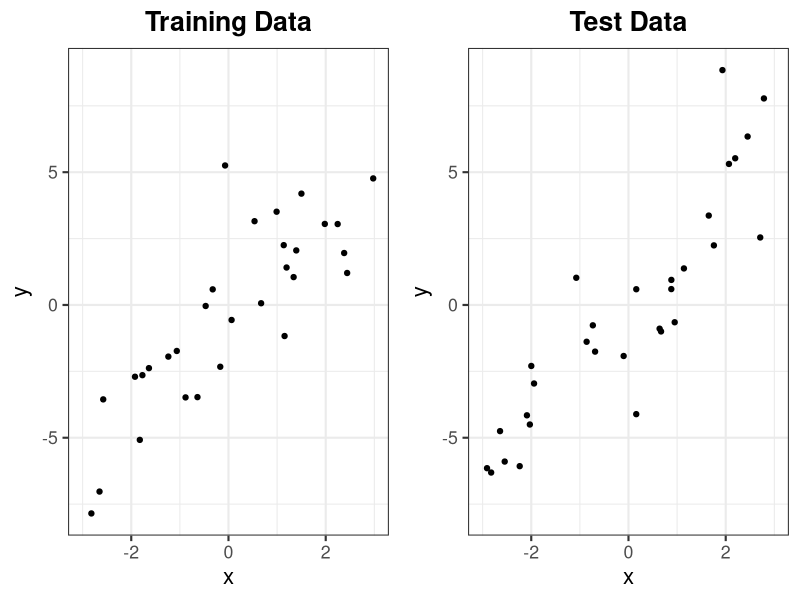
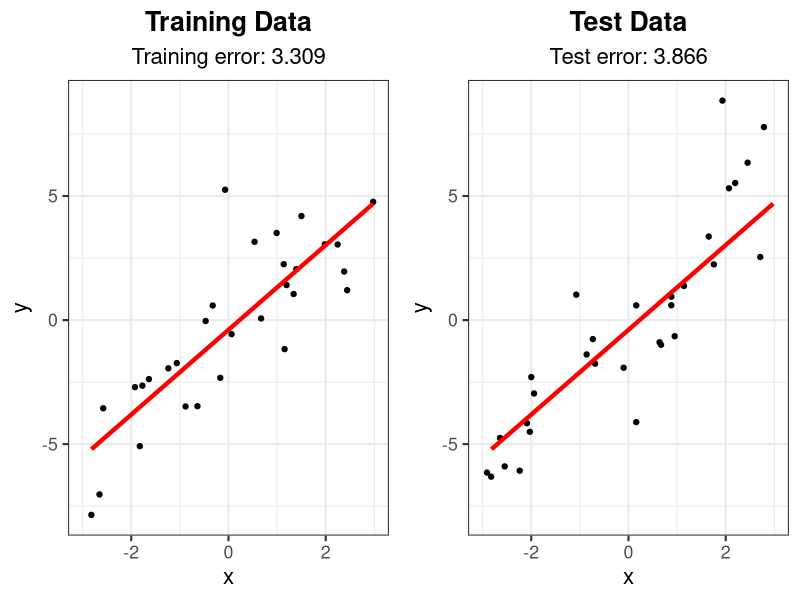
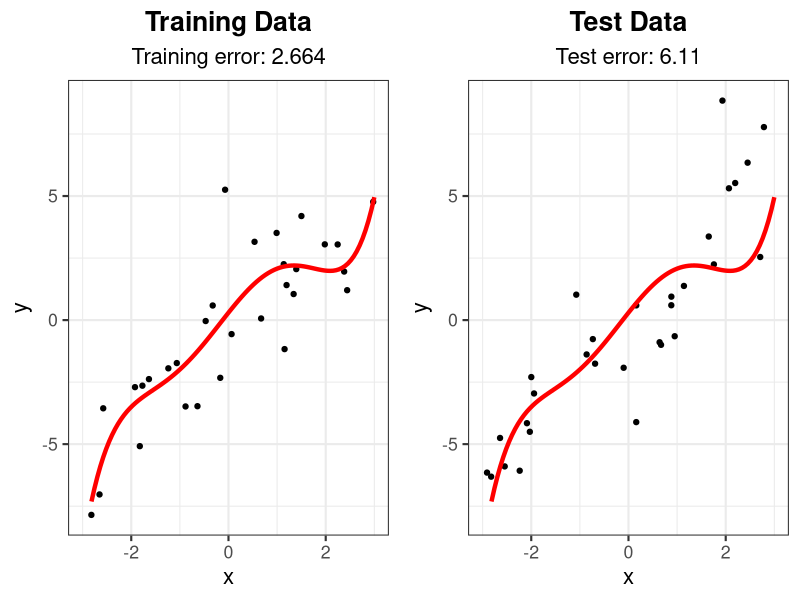
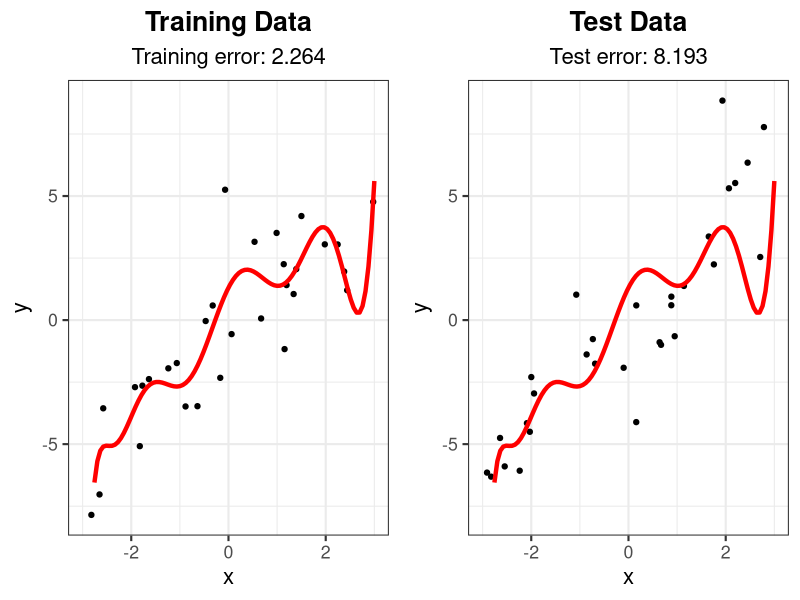
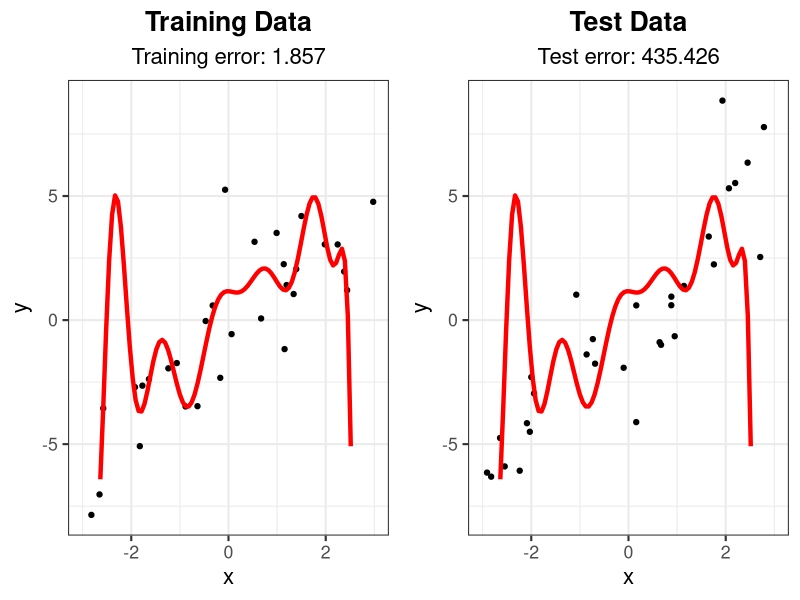
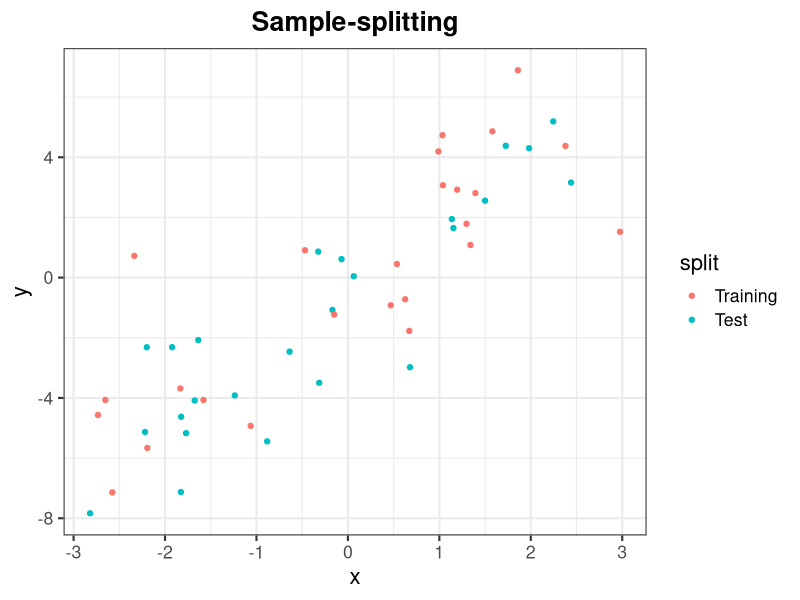
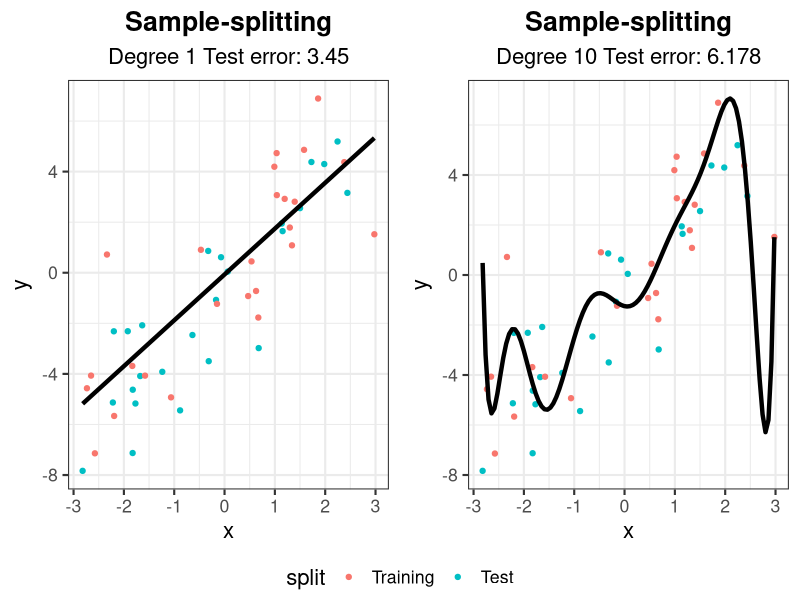
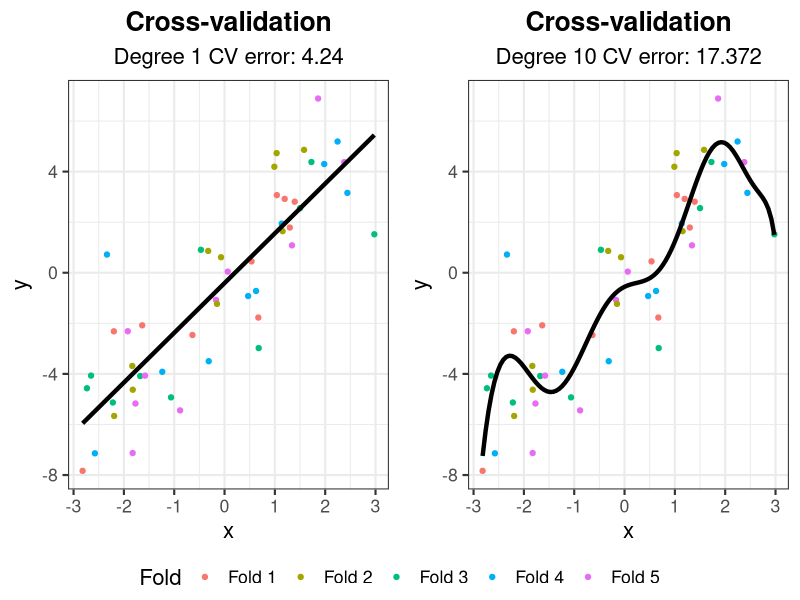

These figures' R source, in order:
## ---- chunk 1
options(htmltools.dir.version = FALSE)
knitr::opts_chunk$set(comment = "##")
knitr::opts_chunk$set(cache = TRUE)
knitr::opts_chunk$set(error = TRUE)
library(kableExtra)
library(tidyverse)
## ---- chunk 2
library(ggpubr)
# generate data
set.seed(302)
n <- 30
x <- sort(runif(n, -3, 3))
y <- 2*x + 2*rnorm(n)
x_test <- sort(runif(n, -3, 3))
y_test <- 2*x_test + 2*rnorm(n)
df_train <- data.frame("x" = x, "y" = y)
df_test <- data.frame("x" = x_test, "y" = y_test)

# store a theme
my_theme <- theme_bw(base_size = 16) + 
  theme(plot.title = element_text(hjust = 0.5, face = "bold"),
        plot.subtitle = element_text(hjust = 0.5))

# generate plots
g_train <- ggplot(df_train, aes(x = x, y = y)) + geom_point() +
  xlim(-3, 3) + ylim(min(y, y_test), max(y, y_test)) + 
  labs(title = "Training Data") + my_theme
g_test <- ggplot(df_test, aes(x = x, y = y)) + geom_point() +
  xlim(-3, 3) + ylim(min(y, y_test), max(y, y_test)) + 
  labs(title = "Test Data") + my_theme
ggarrange(g_train, g_test) # from ggpubr, to put side-by-side
## ---- chunk 3
# Fit linear model and calculate training error
lm_fit <- lm(y ~ x, data = df_train)
yhat_train <- predict(lm_fit)
# (y_i - yhat_i)^2
train_err <- mean((df_train$y - yhat_train)^2)

# Calculate testing error
yhat_test <- predict(lm_fit, data.frame(x = df_test$x))
test_err <- mean((df_test$y - yhat_test)^2)

# Add linear model and error text to plot
g_train2 <- g_train + 
  labs(subtitle = paste("Training error:", round(train_err, 3))) +
  geom_line(aes(y = fitted(lm_fit)), col = "red", lwd = 1.5)
g_test2 <- g_test + 
  labs(subtitle = paste("Test error:", round(test_err, 3))) +
  geom_line(aes(y = fitted(lm_fit), x = df_train$x), col = "red", lwd = 1.5)

ggarrange(g_train2, g_test2)
## ---- chunk 4
# Fit 5 degree polynomial and calculate training error
lm_fit_5 <- lm(y ~ poly(x, 5), data = df_train)
yhat_train_5 <- predict(lm_fit_5)
train_err_5 <- mean((df_train$y - yhat_train_5)^2)

# Calculate testing error
yhat_test_5 <- predict(lm_fit_5, data.frame(x = df_test$x))
test_err_5 <- mean((df_test$y - yhat_test_5)^2)

# Create smooth line for plotting
x_fit <- data.frame(x = seq(-3, 3, length = 100))
line_fit <- data.frame(x = x_fit, y = predict(lm_fit_5, newdata = x_fit))
                       
# Add linear model and error text to plot
g_train3 <- g_train + 
  labs(subtitle = paste("Training error:", round(train_err_5, 3))) +
  geom_line(data = line_fit, aes(y = y, x = x), col = "red", lwd = 1.5)
g_test3 <- g_test + 
  labs(subtitle = paste("Test error:", round(test_err_5, 3))) +
  geom_line(data = line_fit, aes(y = y, x = x), col = "red", lwd = 1.5)

ggarrange(g_train3, g_test3)
## ---- chunk 5
# Fit 10 degree polynomial and calculate training error
lm_fit_10 <- lm(y ~ poly(x, 10), data = df_train)
yhat_train_10 <- predict(lm_fit_10)
train_err_10 <- mean((df_train$y - yhat_train_10)^2)

# Calculate testing error
yhat_test_10 <- predict(lm_fit_10, data.frame(x = df_test$x))
test_err_10 <- mean((df_test$y - yhat_test_10)^2)

# Create smooth line for plotting
x_fit <- data.frame(x = seq(-3, 3, length = 100))
line_fit <- data.frame(x = x_fit, y = predict(lm_fit_10, newdata = x_fit))
                       
# Add linear model and error text to plot
g_train4 <- g_train + 
  labs(subtitle = paste("Training error:", round(train_err_10, 3))) +
  geom_line(data = line_fit, aes(y = y, x = x), col = "red", lwd = 1.5)
g_test4 <- g_test + 
  labs(subtitle = paste("Test error:", round(test_err_10, 3))) +
  geom_line(data = line_fit, aes(y = y, x = x), col = "red", lwd = 1.5)

ggarrange(g_train4, g_test4)
## ---- chunk 6
# Fit 15 degree polynomial and calculate training error
lm_fit_15 <- lm(y ~ poly(x, 15), data = df_train)
yhat_train_15 <- predict(lm_fit_15)
train_err_15 <- mean((df_train$y - yhat_train_15)^2)

# Calculate testing error
yhat_test_15 <- predict(lm_fit_15, data.frame(x = df_test$x))
test_err_15 <- mean((df_test$y - yhat_test_15)^2)

# Create smooth line for plotting
x_fit <- data.frame(x = seq(-3, 3, length = 100))
line_fit <- data.frame(x = x_fit, y = predict(lm_fit_15, newdata = x_fit))
                       
# Add linear model and error text to plot
g_train5 <- g_train + 
  labs(subtitle = paste("Training error:", round(train_err_15, 3))) +
  geom_line(data = line_fit, aes(y = y, x = x), col = "red", lwd = 1.5)
g_test5 <- g_test + 
  labs(subtitle = paste("Test error:", round(test_err_15, 3))) +
  geom_line(data = line_fit, aes(y = y, x = x), col = "red", lwd = 1.5)

ggarrange(g_train5, g_test5)
## ---- chunk 7
# Generate data
set.seed(302)
n <- 50
x <- sort(runif(n, -3, 3))
y <- 2*x + 2*rnorm(n)

# Randomly split data into two parts
inds <- sample(rep(1:2, length = n))
split <- as.factor(inds) %>%
  fct_recode(Training = "1", Test = "2")
data <- data.frame("x" = x, "y" = y, "split" = split)

g_split <- ggplot(data, aes(x = x, y = y, color = split)) + geom_point() +
  labs(title = "Sample-splitting") + my_theme
g_split
## ---- chunk 8
# Train on the training split
data_train <- data %>% filter(split == "Training")
lm_1 <- lm(y ~ x, data = data_train)
lm_10 <- lm(y ~ poly(x, 10), data = data_train)

# Predict on the second half
data_test <- data %>% filter(split == "Test")
pred_1 <- predict(lm_1, data.frame(x = data_test$x))
pred_10 <- predict(lm_10, data.frame(x = data_test$x))

# Calculate test error
test_err_1 <- mean((data_test$y - pred_1)^2)
test_err_10 <- mean((data_test$y - pred_10)^2)
## ---- chunk 9
# Create smooth lines for plotting
x_fit <- data.frame(x = seq(min(data$x), max(data$x), length = 100))
line_fit_1 <- data.frame(x = x_fit, y = predict(lm_1, newdata = x_fit))
line_fit_10 <- data.frame(x = x_fit, y = predict(lm_10, newdata = x_fit))
                       
# Add linear model and error text to plot
g_split1 <- g_split + 
  labs(subtitle = paste("Degree 1 Test error:", round(test_err_1, 3))) +
  geom_line(data = line_fit_1, aes(y = y, x = x), col = "black", lwd = 1.5)
g_split10 <- g_split + 
  labs(subtitle = paste("Degree 10 Test error:", round(test_err_10, 3))) +
  geom_line(data = line_fit_10, aes(y = y, x = x), col = "black", lwd = 1.5)

ggarrange(g_split1, g_split10, common.legend = TRUE, legend = "bottom")
## ---- chunk 10
set.seed(302)
# Split data in 5 parts, randomly
k <- 5
inds <- sample(rep(1:k, length = n))
# Use data from before
data <- data.frame("x" = x, "y" = y, "split" = inds)

# Empty matrix to store predictions, 2 columns for 2 models
pred_mat <- matrix(NA, n, 2)
for (i in 1:k) {
  data_train <- data %>% filter(split != i)
  data_test <- data %>% filter(split == i)
  
  # Train our models
  lm_1_cv <- lm(y ~ x, data = data_train)
  lm_10_cv <- lm(y ~ poly(x, 10), data = data_train)
  
  # Record predictions
  pred_mat[inds == i, 1] = predict(lm_1_cv, data.frame(x = data_test$x))
  pred_mat[inds == i, 2] = predict(lm_10_cv, data.frame(x = data_test$x))
}

# Compute average MSE to get CV error
cv_err <- colMeans((pred_mat - data$y)^2)
## ---- chunk 11
# Create predictive model
lm_1 <- lm(y ~ x, data = data)
lm_10 <- lm(y ~ poly(x, 10), data = data)

# Create smooth lines for plotting
x_fit <- data.frame(x = seq(min(data$x), max(data$x), length = 100))
line_fit_1 <- data.frame(x = x_fit, y = predict(lm_1, newdata = x_fit))
line_fit_10 <- data.frame(x = x_fit, y = predict(lm_10, newdata = x_fit))

# Recode split for legend
data <- data %>% 
  mutate(Fold = fct_recode(as.factor(split), "Fold 1" = "1", "Fold 2" = "2",
                           "Fold 3" = "3", "Fold 4" = "4", "Fold 5" = "5"))

g_cv <- ggplot(data, aes(x = x, y = y, color = Fold)) + geom_point() +
  labs(title = "Cross-validation") + my_theme
g_cv1 <- g_cv + 
  labs(subtitle = paste("Degree 1 CV error:", round(cv_err[1], 3))) +
  geom_line(data = line_fit_1, aes(y = y, x = x), col = "black", lwd = 1.5)
g_cv10 <- g_cv + 
  labs(subtitle = paste("Degree 10 CV error:", round(cv_err[2], 3))) +
  geom_line(data = line_fit_10, aes(y = y, x = x), col = "black", lwd = 1.5)
ggarrange(g_cv1, g_cv10, common.legend = TRUE, legend = "bottom")
